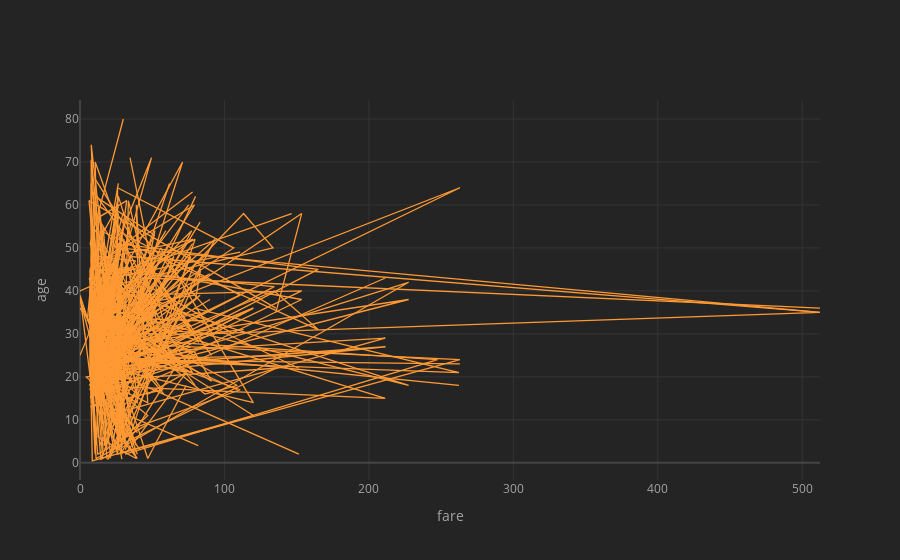

Notebook cell for this chart:
### Code cell
cf.set_config_file(theme='henanigans')
df2.iplot(kind='scatter',x='fare',y='age',xTitle='fare',yTitle='age')

### Figure 1 — Plotly figure (JSON) as saved in the notebook; plotly's stock layout.template omitted (floating-point values rounded to 4 significant figures; data arrays with more than 128 entries replaced by an {"elided": "..."} marker saying what was removed)
{"data": [{"line": {"color": "rgba(255, 153, 51, 1.0)", "dash": "solid", "shape": "linear", "width": 1.3}, "mode": "lines", "name": "age", "text": "", "type": "scatter", "x": {"elided": "891 float values"}, "y": {"elided": "891 mixed values"}}], "layout": {"legend": {"bgcolor": "#242424", "font": {"color": "#F4F4F4"}}, "paper_bgcolor": "#242424", "plot_bgcolor": "#242424", "title": {"font": {"color": "#F4F4F4"}}, "xaxis": {"gridcolor": "#343434", "showgrid": true, "tickfont": {"color": "#A4A4A4"}, "title": {"font": {"color": "#A4A4A4"}, "text": "fare"}, "zerolinecolor": "#444444"}, "yaxis": {"gridcolor": "#343434", "showgrid": true, "tickfont": {"color": "#A4A4A4"}, "title": {"font": {"color": "#A4A4A4"}, "text": "age"}, "zerolinecolor": "#444444"}}}
